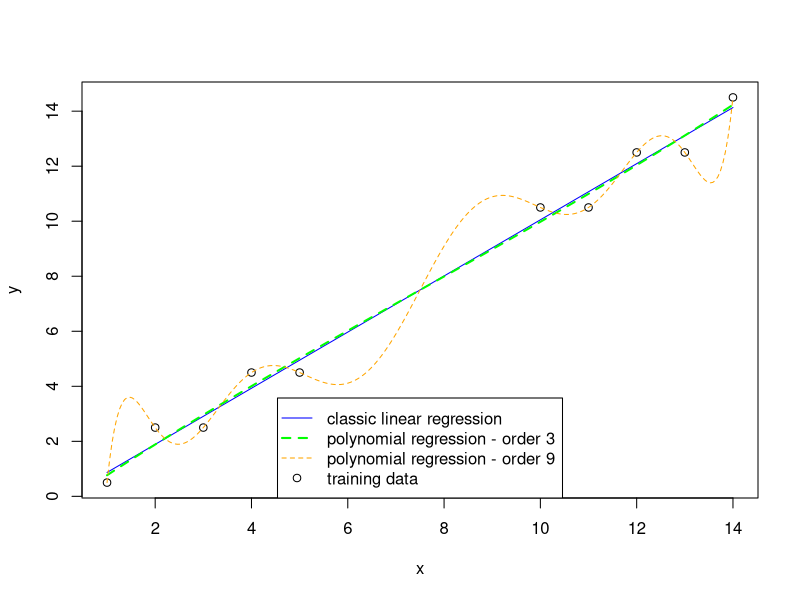

R code for this plot:
x <- c(1:5, 10:14)
y <- x + c(-0.5, 0.5)

plot(x,y)

## Models
model1 <- lm(y~x) # simple linear regression
model2 <- lm(y~poly(x, 3)) # polynomial regression of order 3
model3 <- lm(y~poly(x, 9)) # polynomial regression of order 9

## Now let's use the different model to make a prediction
z <- seq(1, 14, length.out=250)
lines(z, predict(model1, data.frame(x = z)), lty = 1, col='blue')
lines(z, predict(model2, data.frame(x = z)), lty = 2, lwd=2, col='green')
lines(z, predict(model3, data.frame(x = z)), lty = 2, col='orange')

legend('bottom', c('classic linear regression',
                   'polynomial regression - order 3',
                   'polynomial regression - order 9',
                   'training data'),
       lty = c(1, 2, 2, NA), lwd = c(1, 2, 1, NA),
       pch = c(NA, NA, NA, 1),
       col=c('blue', 'green', 'orange', 'black'))
